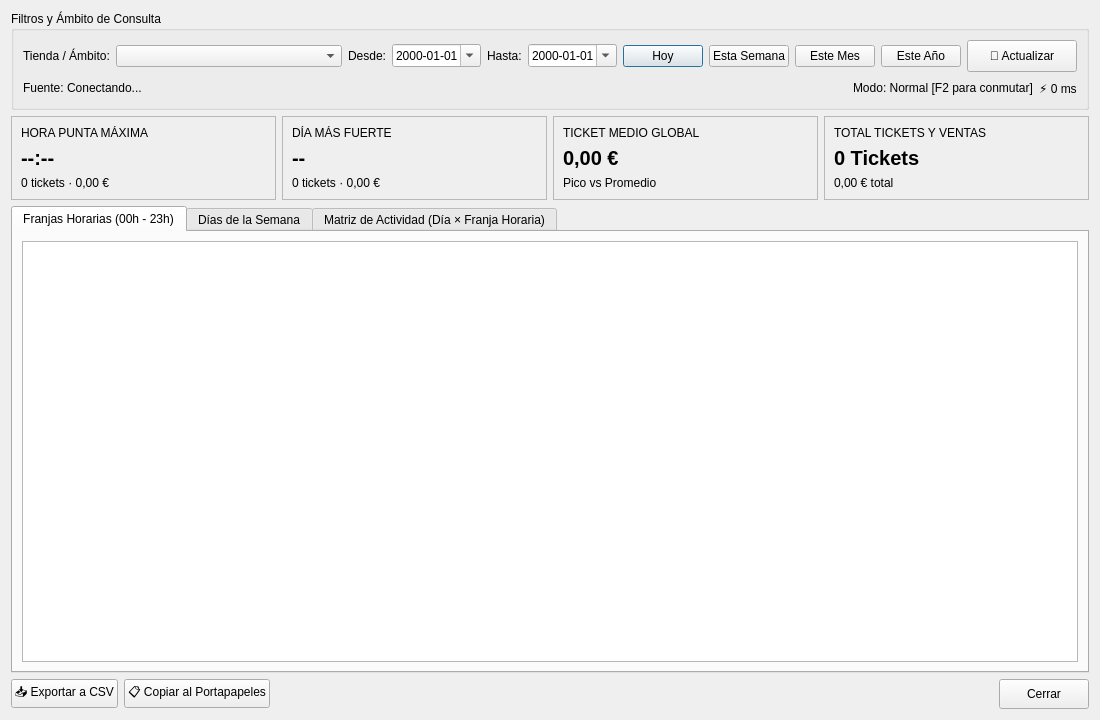
<?xml version="1.0" encoding="UTF-8"?>
<ui version="4.0">
 <class>DialogEstadisticasAfluencia</class>
 <widget class="QDialog" name="DialogEstadisticasAfluencia">
  <property name="geometry">
   <rect>
    <x>0</x>
    <y>0</y>
    <width>1100</width>
    <height>720</height>
   </rect>
  </property>
  <property name="windowTitle">
   <string>Horarios y Días Punta - Patrones de Afluencia</string>
  </property>
  <layout class="QVBoxLayout" name="verticalLayoutMain">
   <item>
    <widget class="QGroupBox" name="groupBoxFiltros">
     <property name="title">
      <string>Filtros y Ámbito de Consulta</string>
     </property>
     <layout class="QVBoxLayout" name="verticalLayoutFiltros">
      <item>
       <layout class="QHBoxLayout" name="layoutFiltros">
        <item>
         <widget class="QLabel" name="labelTienda">
          <property name="text">
           <string>Tienda / Ámbito:</string>
          </property>
         </widget>
        </item>
        <item>
         <widget class="QComboBox" name="comboTienda">
          <property name="sizePolicy">
           <sizepolicy hsizetype="Expanding" vsizetype="Fixed">
            <horstretch>0</horstretch>
            <verstretch>0</verstretch>
           </sizepolicy>
          </property>
          <property name="minimumSize">
           <size>
            <width>220</width>
            <height>0</height>
           </size>
          </property>
         </widget>
        </item>
        <item>
         <widget class="QLabel" name="labelDesde">
          <property name="text">
           <string>Desde:</string>
          </property>
         </widget>
        </item>
        <item>
         <widget class="QDateEdit" name="dateDesde">
          <property name="calendarPopup">
           <bool>true</bool>
          </property>
          <property name="displayFormat">
           <string>yyyy-MM-dd</string>
          </property>
         </widget>
        </item>
        <item>
         <widget class="QLabel" name="labelHasta">
          <property name="text">
           <string>Hasta:</string>
          </property>
         </widget>
        </item>
        <item>
         <widget class="QDateEdit" name="dateHasta">
          <property name="calendarPopup">
           <bool>true</bool>
          </property>
          <property name="displayFormat">
           <string>yyyy-MM-dd</string>
          </property>
         </widget>
        </item>
        <item>
         <widget class="QPushButton" name="btnHoy">
          <property name="text">
           <string>Hoy</string>
          </property>
         </widget>
        </item>
        <item>
         <widget class="QPushButton" name="btnSemana">
          <property name="text">
           <string>Esta Semana</string>
          </property>
         </widget>
        </item>
        <item>
         <widget class="QPushButton" name="btnMes">
          <property name="text">
           <string>Este Mes</string>
          </property>
         </widget>
        </item>
        <item>
         <widget class="QPushButton" name="btnAno">
          <property name="text">
           <string>Este Año</string>
          </property>
         </widget>
        </item>
        <item>
         <widget class="QPushButton" name="btnActualizar">
          <property name="minimumSize">
           <size>
            <width>110</width>
            <height>32</height>
           </size>
          </property>
          <property name="text">
           <string>🔄 Actualizar</string>
          </property>
         </widget>
        </item>
       </layout>
      </item>
      <item>
       <layout class="QHBoxLayout" name="layoutEstado">
        <item>
         <widget class="QLabel" name="labelOrigen">
          <property name="text">
           <string>Fuente: Conectando...</string>
          </property>
         </widget>
        </item>
        <item>
         <spacer name="horizontalSpacerEstado">
          <property name="orientation">
           <enum>Qt::Orientation::Horizontal</enum>
          </property>
          <property name="sizeHint" stdset="0">
           <size>
            <width>40</width>
            <height>20</height>
           </size>
          </property>
         </spacer>
        </item>
        <item>
         <widget class="QLabel" name="labelModoConsolidado">
          <property name="text">
           <string>Modo: Normal [F2 para conmutar]</string>
          </property>
         </widget>
        </item>
        <item>
         <widget class="QLabel" name="labelTiempoConsulta">
          <property name="text">
           <string>⚡ 0 ms</string>
          </property>
         </widget>
        </item>
       </layout>
      </item>
     </layout>
    </widget>
   </item>
   <item>
    <layout class="QHBoxLayout" name="layoutTarjetasKPI">
     <item>
      <widget class="QFrame" name="kpiHoraPicoFrame">
       <property name="frameShape">
        <enum>QFrame::Shape::StyledPanel</enum>
       </property>
       <layout class="QVBoxLayout" name="vLayoutKPI1">
        <item>
         <widget class="QLabel" name="kpiHoraPicoTitulo">
          <property name="text">
           <string>HORA PUNTA MÁXIMA</string>
          </property>
         </widget>
        </item>
        <item>
         <widget class="QLabel" name="kpiHoraPicoValor">
          <property name="font">
           <font>
            <pointsize>15</pointsize>
            <bold>true</bold>
           </font>
          </property>
          <property name="text">
           <string>--:--</string>
          </property>
         </widget>
        </item>
        <item>
         <widget class="QLabel" name="kpiHoraPicoSub">
          <property name="text">
           <string>0 tickets · 0,00 €</string>
          </property>
         </widget>
        </item>
       </layout>
      </widget>
     </item>
     <item>
      <widget class="QFrame" name="kpiDiaPicoFrame">
       <property name="frameShape">
        <enum>QFrame::Shape::StyledPanel</enum>
       </property>
       <layout class="QVBoxLayout" name="vLayoutKPI2">
        <item>
         <widget class="QLabel" name="kpiDiaPicoTitulo">
          <property name="text">
           <string>DÍA MÁS FUERTE</string>
          </property>
         </widget>
        </item>
        <item>
         <widget class="QLabel" name="kpiDiaPicoValor">
          <property name="font">
           <font>
            <pointsize>15</pointsize>
            <bold>true</bold>
           </font>
          </property>
          <property name="text">
           <string>--</string>
          </property>
         </widget>
        </item>
        <item>
         <widget class="QLabel" name="kpiDiaPicoSub">
          <property name="text">
           <string>0 tickets · 0,00 €</string>
          </property>
         </widget>
        </item>
       </layout>
      </widget>
     </item>
     <item>
      <widget class="QFrame" name="kpiTicketMedioFrame">
       <property name="frameShape">
        <enum>QFrame::Shape::StyledPanel</enum>
       </property>
       <layout class="QVBoxLayout" name="vLayoutKPI3">
        <item>
         <widget class="QLabel" name="kpiTicketMedioTitulo">
          <property name="text">
           <string>TICKET MEDIO GLOBAL</string>
          </property>
         </widget>
        </item>
        <item>
         <widget class="QLabel" name="kpiTicketMedioValor">
          <property name="font">
           <font>
            <pointsize>15</pointsize>
            <bold>true</bold>
           </font>
          </property>
          <property name="text">
           <string>0,00 €</string>
          </property>
         </widget>
        </item>
        <item>
         <widget class="QLabel" name="kpiTicketMedioSub">
          <property name="text">
           <string>Pico vs Promedio</string>
          </property>
         </widget>
        </item>
       </layout>
      </widget>
     </item>
     <item>
      <widget class="QFrame" name="kpiTotalTicketsFrame">
       <property name="frameShape">
        <enum>QFrame::Shape::StyledPanel</enum>
       </property>
       <layout class="QVBoxLayout" name="vLayoutKPI4">
        <item>
         <widget class="QLabel" name="kpiTotalTicketsTitulo">
          <property name="text">
           <string>TOTAL TICKETS Y VENTAS</string>
          </property>
         </widget>
        </item>
        <item>
         <widget class="QLabel" name="kpiTotalTicketsValor">
          <property name="font">
           <font>
            <pointsize>15</pointsize>
            <bold>true</bold>
           </font>
          </property>
          <property name="text">
           <string>0 Tickets</string>
          </property>
         </widget>
        </item>
        <item>
         <widget class="QLabel" name="kpiTotalTicketsSub">
          <property name="text">
           <string>0,00 € total</string>
          </property>
         </widget>
        </item>
       </layout>
      </widget>
     </item>
    </layout>
   </item>
   <item>
    <widget class="QTabWidget" name="tabWidgetAfluencia">
     <property name="currentIndex">
      <number>0</number>
     </property>
     <widget class="QWidget" name="tabHoras">
      <attribute name="title">
       <string>Franjas Horarias (00h - 23h)</string>
      </attribute>
      <layout class="QVBoxLayout" name="vLayoutTabHoras">
       <item>
        <widget class="QTableView" name="tablaHoras">
         <property name="editTriggers">
          <set>QAbstractItemView::EditTrigger::NoEditTriggers</set>
         </property>
         <property name="selectionBehavior">
          <set>QAbstractItemView::SelectionBehavior::SelectRows</set>
         </property>
         <property name="sortingEnabled">
          <bool>true</bool>
         </property>
         <property name="alternatingRowColors">
          <bool>true</bool>
         </property>
        </widget>
       </item>
      </layout>
     </widget>
     <widget class="QWidget" name="tabDias">
      <attribute name="title">
       <string>Días de la Semana</string>
      </attribute>
      <layout class="QVBoxLayout" name="vLayoutTabDias">
       <item>
        <widget class="QTableView" name="tablaDias">
         <property name="editTriggers">
          <set>QAbstractItemView::EditTrigger::NoEditTriggers</set>
         </property>
         <property name="selectionBehavior">
          <set>QAbstractItemView::SelectionBehavior::SelectRows</set>
         </property>
         <property name="sortingEnabled">
          <bool>true</bool>
         </property>
         <property name="alternatingRowColors">
          <bool>true</bool>
         </property>
        </widget>
       </item>
       <item>
        <widget class="QGroupBox" name="groupBoxLaborablesFinde">
         <property name="title">
          <string>Comparativa: Días Laborables (Lun-Vie) vs Fin de Semana (Sáb-Dom)</string>
         </property>
         <layout class="QHBoxLayout" name="hLayoutLabFinde">
          <item>
           <widget class="QLabel" name="labelComparativaLab">
            <property name="text">
             <string>Laborables (L-V): 0 tickets (0%) · 0,00 € (0%) · Media: 0,00 €</string>
            </property>
           </widget>
          </item>
          <item>
           <widget class="QLabel" name="labelComparativaFinde">
            <property name="text">
             <string>Fin de Semana (S-D): 0 tickets (0%) · 0,00 € (0%) · Media: 0,00 €</string>
            </property>
           </widget>
          </item>
         </layout>
        </widget>
       </item>
      </layout>
     </widget>
     <widget class="QWidget" name="tabMatriz">
      <attribute name="title">
       <string>Matriz de Actividad (Día × Franja Horaria)</string>
      </attribute>
      <layout class="QVBoxLayout" name="vLayoutTabMatriz">
       <item>
        <widget class="QLabel" name="labelInfoMatriz">
         <property name="text">
          <string>Distribución de afluencia cruzada por día de la semana y franja horaria. Los colores resaltan las horas de mayor intensidad de paso y tickets.</string>
         </property>
        </widget>
       </item>
       <item>
        <widget class="QTableWidget" name="tablaMatriz">
         <property name="editTriggers">
          <set>QAbstractItemView::EditTrigger::NoEditTriggers</set>
         </property>
         <property name="selectionBehavior">
          <set>QAbstractItemView::SelectionBehavior::SelectItems</set>
         </property>
         <property name="alternatingRowColors">
          <bool>true</bool>
         </property>
        </widget>
       </item>
      </layout>
     </widget>
    </widget>
   </item>
   <item>
    <layout class="QHBoxLayout" name="layoutAccionesInferiores">
     <item>
      <widget class="QPushButton" name="btnExportarCSV">
       <property name="text">
        <string>📥 Exportar a CSV</string>
       </property>
      </widget>
     </item>
     <item>
      <widget class="QPushButton" name="btnCopiarTabla">
       <property name="text">
        <string>📋 Copiar al Portapapeles</string>
       </property>
      </widget>
     </item>
     <item>
      <spacer name="horizontalSpacerBotones">
       <property name="orientation">
        <enum>Qt::Orientation::Horizontal</enum>
       </property>
       <property name="sizeHint" stdset="0">
        <size>
         <width>40</width>
         <height>20</height>
        </size>
       </property>
      </spacer>
     </item>
     <item>
      <widget class="QPushButton" name="btnCerrar">
       <property name="minimumSize">
        <size>
         <width>90</width>
         <height>30</height>
        </size>
       </property>
       <property name="text">
        <string>Cerrar</string>
       </property>
      </widget>
     </item>
    </layout>
   </item>
  </layout>
 </widget>
 <resources/>
 <connections>
  <connection>
   <sender>btnCerrar</sender>
   <signal>clicked()</signal>
   <receiver>DialogEstadisticasAfluencia</receiver>
   <slot>accept()</slot>
   <hints>
    <hint type="sourcelabel">
     <x>1050</x>
     <y>700</y>
    </hint>
    <hint type="destinationlabel">
     <x>550</x>
     <y>360</y>
    </hint>
   </hints>
  </connection>
 </connections>
</ui>
